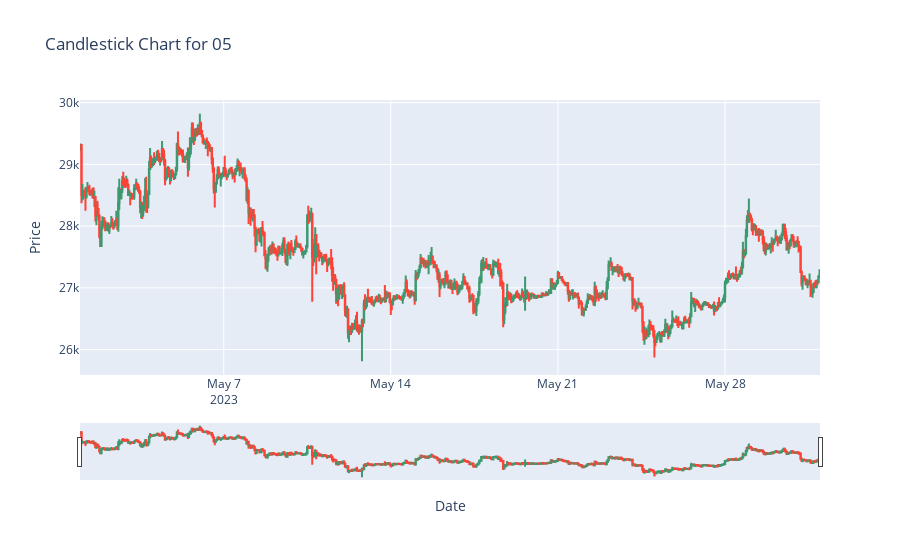
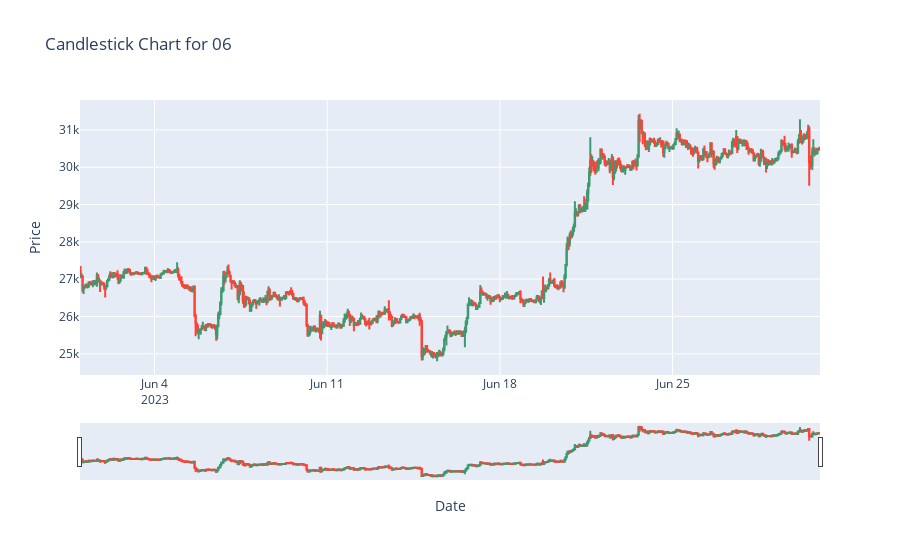
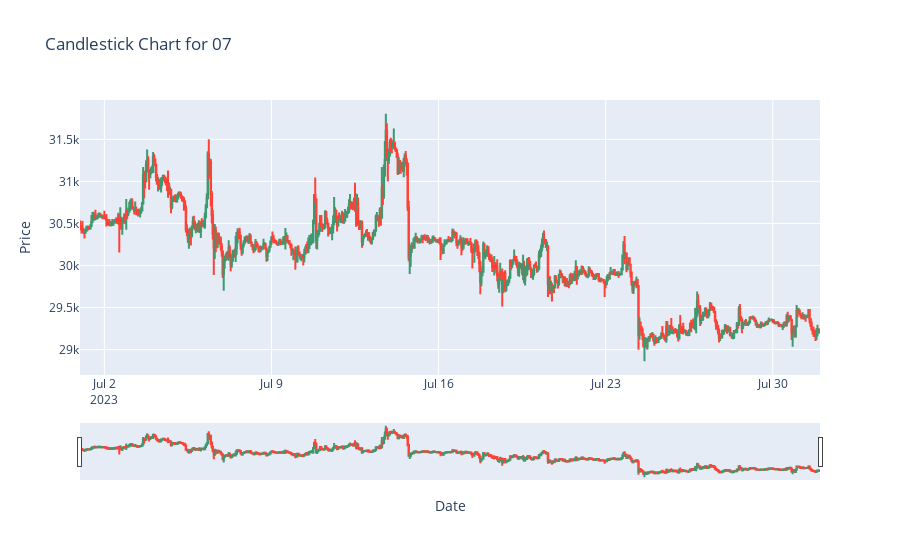
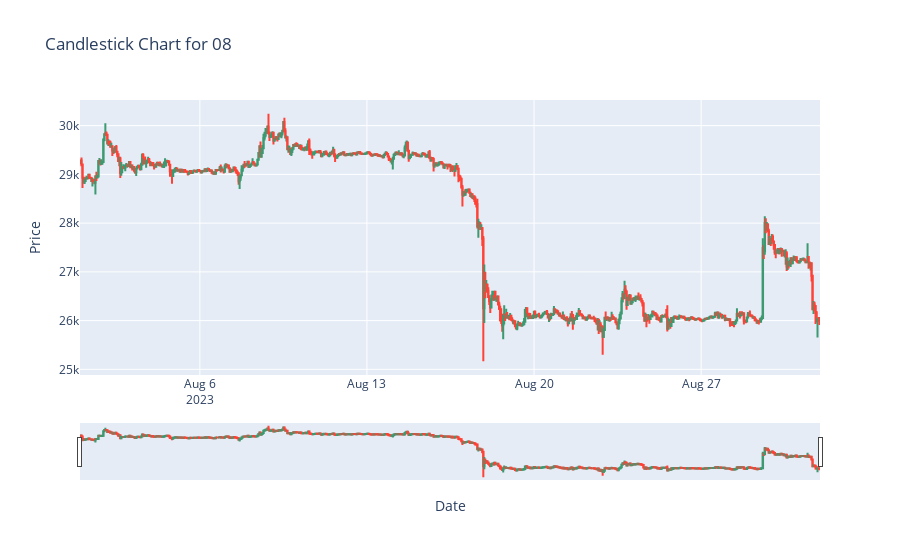

Notebook source saved alongside these figures, in order:
### Code cell
import plotly.graph_objects as go

months = train.index.month.unique()
for month in months:
    # Filter data for the specific month and year
    monthly_data = train[(train.index.month == month)]
    # Check if there is data for the month
    if not monthly_data.empty:
        # Create a candlestick chart for the month
        fig = go.Figure(data=[go.Candlestick(x=monthly_data.index,
                                             open=monthly_data['open'],
                                             high=monthly_data['high'],
                                             low=monthly_data['low'],
                                             close=monthly_data['close'])])
        # Update layout with the title indicating the month and year
        fig.update_layout(title=f'Candlestick Chart for {month:02d}',
                          xaxis_title='Date',
                          yaxis_title='Price')
        # Show the plot
        fig.show()

### Figure 1 — Plotly figure (JSON) as saved in the notebook; plotly's stock layout.template omitted (floating-point values rounded to 4 significant figures; data arrays with more than 128 entries replaced by an {"elided": "..."} marker saying what was removed)
{"data": [{"close": {"elided": "744 float values"}, "high": {"elided": "744 float values"}, "low": {"elided": "744 float values"}, "open": {"elided": "744 float values"}, "type": "candlestick", "x": {"elided": "744 str values"}}], "layout": {"autosize": true, "title": {"text": "Candlestick Chart for 05"}, "xaxis": {"autorange": true, "range": ["2023-04-30 23:30", "2023-05-31 23:30"], "rangeslider": {"autorange": true, "range": ["2023-04-30 23:30", "2023-05-31 23:30"], "yaxis": {"_template": null, "rangemode": "match"}}, "title": {"text": "Date"}, "type": "date"}, "yaxis": {"autorange": true, "range": [25590.0, 30040.0], "title": {"text": "Price"}}}}

### Figure 2 — Plotly figure (JSON) as saved in the notebook; plotly's stock layout.template omitted (floating-point values rounded to 4 significant figures; data arrays with more than 128 entries replaced by an {"elided": "..."} marker saying what was removed)
{"data": [{"close": {"elided": "720 float values"}, "high": {"elided": "720 float values"}, "low": {"elided": "720 float values"}, "open": {"elided": "720 float values"}, "type": "candlestick", "x": {"elided": "720 str values"}}], "layout": {"autosize": true, "title": {"text": "Candlestick Chart for 06"}, "xaxis": {"autorange": true, "range": ["2023-05-31 23:30", "2023-06-30 23:30"], "rangeslider": {"autorange": true, "range": ["2023-05-31 23:30", "2023-06-30 23:30"], "yaxis": {"_template": null, "rangemode": "match"}}, "title": {"text": "Date"}, "type": "date"}, "yaxis": {"autorange": true, "range": [24430.0, 31800.0], "title": {"text": "Price"}}}}

### Figure 3 — Plotly figure (JSON) as saved in the notebook; plotly's stock layout.template omitted (floating-point values rounded to 4 significant figures; data arrays with more than 128 entries replaced by an {"elided": "..."} marker saying what was removed)
{"data": [{"close": {"elided": "744 float values"}, "high": {"elided": "744 float values"}, "low": {"elided": "744 float values"}, "open": {"elided": "744 float values"}, "type": "candlestick", "x": {"elided": "744 str values"}}], "layout": {"autosize": true, "title": {"text": "Candlestick Chart for 07"}, "xaxis": {"autorange": true, "range": ["2023-06-30 23:30", "2023-07-31 23:30"], "rangeslider": {"autorange": true, "range": ["2023-06-30 23:30", "2023-07-31 23:30"], "yaxis": {"_template": null, "rangemode": "match"}}, "title": {"text": "Date"}, "type": "date"}, "yaxis": {"autorange": true, "range": [28700.0, 31970.0], "title": {"text": "Price"}}}}

### Figure 4 — Plotly figure (JSON) as saved in the notebook; plotly's stock layout.template omitted (floating-point values rounded to 4 significant figures; data arrays with more than 128 entries replaced by an {"elided": "..."} marker saying what was removed)
{"data": [{"close": {"elided": "744 float values"}, "high": {"elided": "744 float values"}, "low": {"elided": "744 float values"}, "open": {"elided": "744 float values"}, "type": "candlestick", "x": {"elided": "744 str values"}}], "layout": {"autosize": true, "title": {"text": "Candlestick Chart for 08"}, "xaxis": {"autorange": true, "range": ["2023-07-31 23:30", "2023-08-31 23:30"], "rangeslider": {"autorange": true, "range": ["2023-07-31 23:30", "2023-08-31 23:30"], "yaxis": {"_template": null, "rangemode": "match"}}, "title": {"text": "Date"}, "type": "date"}, "yaxis": {"autorange": true, "range": [24880.0, 30530.0], "title": {"text": "Price"}}}}
